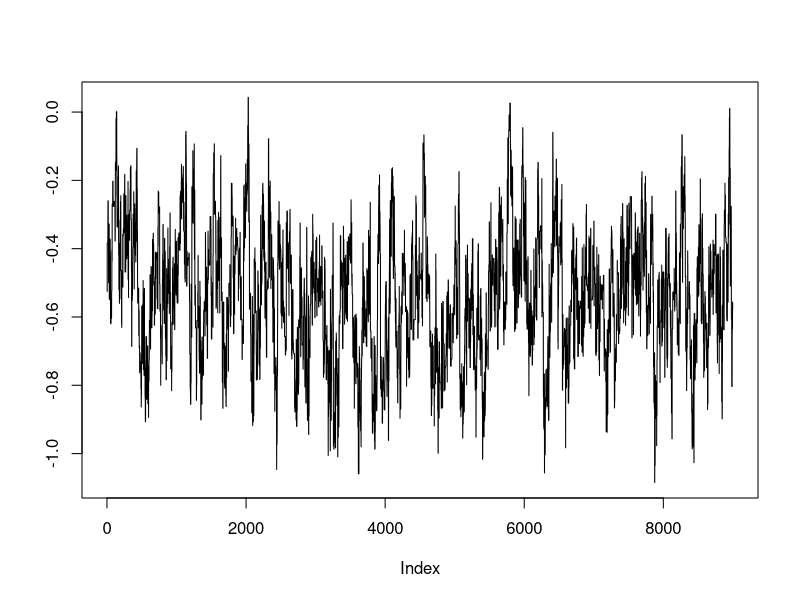

The R script that drew this image: (Note: this script raises an error after producing the figure.)
## ---- chunk 1
"N" <- 21
"r" <- c(10, 23, 23, 26, 17, 5, 53, 55, 32, 46, 10, 8, 10, 8, 23, 0, 3, 22, 15, 32, 3)
"n" <- c(39, 62, 81, 51, 39, 6, 74, 72, 51, 79, 13, 16, 30, 28, 45,  4, 12, 41, 30, 51, 7)
"x1" <- c(0, 0, 0, 0, 0, 0, 0, 0, 0, 0, 0, 1, 1, 1, 1, 1, 1, 1, 1, 1, 1)
"x2" <- c(0, 0, 0, 0, 0, 1, 1, 1, 1, 1, 1, 0, 0, 0, 0, 0, 1, 1, 1, 1, 1)
## ---- chunk 2
init_alpha0 <- 0
init_alpha1 <- 0
init_alpha2 <- 0
init_alpha12 <- 0
init_sigma <- 1/10
init_b <- c(0, 0, 0, 0, 0, 0, 0, 0, 0, 0, 0, 0, 0, 0, 0, 0, 0, 0, 0, 0, 0)
## ---- chunk 3
library(boot)
library(coda)
## ---- chunk 4
seeds <- function(nchain, init_alpha0, init_alpha1, init_alpha2, init_alpha12, init_sigma, init_b, prop_sd, x1, x2, N)
{
  
  alpha0 <- init_alpha0
  alpha1 <- init_alpha1
  alpha2 <- init_alpha2
  alpha12 <- init_alpha12
  sigma <- init_sigma
  b <- init_b
  
  p <- plogis(alpha0 + alpha1 * x1 + alpha2 * x2 + alpha12 * x1 * x2 + b)
  
  chain <- matrix(NA, nchain + 1, 5)
  chain_b <- matrix(NA, nchain + 1, N)
  
  chain[1,1] <- init_alpha0
  chain[1,2] <- init_alpha1
  chain[1,3] <- init_alpha2
  chain[1,4] <- init_alpha12
  chain[1,5] <- init_sigma
  chain_b[1,] <- init_b
  
  acc_rates <- rep(0,4)
  
  for (i in 1:nchain)
  {
    # Mise à jour de alpha0
    prop <- rnorm(1, alpha0, prop_sd[1])
    prop_p <- plogis(prop + alpha1 * x1 + alpha2 * x2 + alpha12 * x1 * x2 + b)
    
    top <- - ((prop^2) / (2 * 1e6)) + sum(r * log(prop_p)) + sum((n-r) * log(1 - prop_p))
    bottom <- - ((alpha0^2) / (2 * 1e6)) + sum(r * log(p)) + sum((n-r) * log(1 - p))
    
    acc_prob <- exp(top - bottom)
    
    if (runif(1) < acc_prob){
      alpha0 <- prop
      p <- prop_p
      acc_rates[1] <- acc_rates[1]+1
    }
    
    # Mise à jour de alpha1
    prop <- rnorm(1, alpha1, prop_sd[2])
    prop_p <- plogis(alpha0 + prop * x1 + alpha2 * x2 + alpha12 * x1 * x2 + b)
    
    top <- - ((prop^2) / (2 * 1e6)) + sum(r * log(prop_p)) + sum((n-r) * log(1 - prop_p))
    bottom <- - ((alpha1^2) / (2 * 1e6)) + sum(r * log(p)) + sum((n-r) * log(1 - p))
    
    acc_prob <- exp(top - bottom)
    
    if (runif(1) < acc_prob){
      alpha1 <- prop
      p <- prop_p
      acc_rates[2] <- acc_rates[2]+1
    }
    
    # Mise à jour de alpha2
    prop <- rnorm(1, alpha2, prop_sd[3])
    prop_p <- plogis(alpha0 + alpha1 * x1 + prop * x2 + alpha12 * x1 * x2 + b)
    
    top <- - ((prop^2) / (2 * 1e6)) + sum(r * log(prop_p)) + sum((n-r) * log(1 - prop_p))
    bottom <- - ((alpha2^2) / (2 * 1e6)) + sum(r * log(p)) + sum((n-r) * log(1 - p))
    
    acc_prob <- exp(top - bottom)
    
    if (runif(1) < acc_prob){
      alpha2 <- prop
      p <- prop_p
      acc_rates[3] <- acc_rates[3]+1
    }
    
    # Mise à jour de alpha12
    prop <- rnorm(1, alpha12, prop_sd[4])
    prop_p <- plogis(alpha0 + alpha1 * x1 + alpha2 * x2 + prop * x1 * x2 + b)
    
    top <- - ((prop^2) / (2 * 1e6)) + sum(r * log(prop_p)) + sum((n-r) * log(1 - prop_p))
    bottom <- - ((alpha12^2) / (2 * 1e6)) + sum(r * log(p)) + sum((n-r) * log(1 - p))
    
    acc_prob <- exp(top - bottom)

    if (runif(1) < acc_prob){
      alpha12 <- prop
      p <- prop_p
      acc_rates[4] <- acc_rates[4]+1
    }
    
    # Mise à jour de sigma
    sigma <- 1 / rgamma(1, shape = 10e-3 + N / 2, scale = 1e-3 + 0.5 * sum(b^2)) #change parameters
    
    # Mise à jour de b
    for (j in 1:N)
    {
      prop <- rnorm(1, b[j], prop_sd[5])
      prop_p_j <- plogis(alpha0 + alpha1 * x1[j] + alpha2 * x2[j] + alpha12 * x1[j] * x2[j] + prop)
      
      top <- - (prop^2 / (2 * sigma)) + r[j] * log(prop_p_j) + (n[j] - r[j]) * log(1 - prop_p_j)
      bottom <- - (b[j]^2 / (2 * sigma)) + r[j] * log(p[j]) + (n[j] - r[j]) * log(1 - p[j])
      
      acc_prob <- exp(top - bottom)
      
      if (runif(1) < acc_prob){
        b[j] <- prop
        p[j] <- prop_p_j
      }
    }
    #Mise à jour de la chaine
    chain[i+1,] <- c(alpha0, alpha1, alpha2, alpha12, sigma)
    chain_b[i+1,] <- b
  }
  my_list <- list("chain" = chain, "b_chain" = chain_b, "acc_rates" = acc_rates)
  return(my_list)
}
## ---- chunk 5
l <- seeds(1e4, init_alpha0, init_alpha1, init_alpha2, init_alpha12, init_sigma, init_b, prop_sd = c(0.25, 0.65, 0.2, 0.3, 0.3), x1, x2, N)
## ---- chunk 6
burnin <- 1:1000 # On enlève les 1000 premières itérations (burn-in period)
plot(l$chain[-c(burnin),][,1], type = "l", main = "",ylab=text)
plot(density(l$chain[-c(burnin),][,1]), type = "l", main = "densité de alpha0")
    
## ---- chunk 7
sprintf("Le taux d'acceptation de alpha0 : %s", l$acc_rates[1]/100)
sprintf("La moyenne empirique de alpha0 : %s", mean(l$chain[,1]))
sprintf("L'écart-type empirique de alpha0 : %s", sd(l$chain[,1]))
## ---- chunk 8
plot(l$chain[-c(burnin),][,2], type = "l", main = "",ylab=text)
plot(density(l$chain[-c(burnin),][,2]), type = "l", main = "densité de alpha1")
## ---- chunk 9
sprintf("Le taux d'acceptation de alpha1 : %s", l$acc_rates[2]/100)
sprintf("La moyenne empirique de alpha1 : %s", mean(l$chain[,2]))
sprintf("L'écart-type empirique de alpha1 : %s", sd(l$chain[,2]))
## ---- chunk 10
plot(l$chain[-c(burnin),][,3], type = "l", main = "",ylab=text)
plot(density(l$chain[-c(burnin),][,3]), type = "l", main = "densité de alpha2")
## ---- chunk 11
sprintf("Le taux d'acceptation de alpha2 : %s", l$acc_rates[3]/100)
sprintf("La moyenne empirique de alpha2 : %s", mean(l$chain[,3]))
sprintf("L'écart-type empirique de alpha2 : %s", sd(l$chain[,3]))
## ---- chunk 12
plot(l$chain[-c(burnin),][,4], type = "l", main = "",ylab=text)
plot(density(l$chain[-c(burnin),][,4]), type = "l", main = "densité de alpha12")
## ---- chunk 13
sprintf("Le taux d'acceptation de alpha12 : %s", l$acc_rates[4]/100)
sprintf("La moyenne empirique de alpha12 : %s", mean(l$chain[,4]))
sprintf("L'écart-type empirique de alpha12 : %s", sd(l$chain[,4]))
## ---- chunk 14
plot(l$chain[-c(burnin),][,5], type = "l", main = "",ylab=text)
plot(density(l$chain[-c(burnin),][,5]), type = "l", main = "densité de sigma")
## ---- chunk 15
sprintf("La moyenne empirique de sigma : %s", mean(l$chain[,5]))
sprintf("L'écart-type empirique de sigma : %s", sd(l$chain[,5]))
## ---- chunk 16
plot(mcmc(l$b_chain[-burnin,][,20]))
## ---- chunk 17
text=c("alpha0", "alpha1", "alpha2", "alpha12", "sigma")
par(mfrow = c(5, 2), mar = c(4, 5, 0.5, 0.5))
for (j in 1:5){
  plot(l$chain[-c(burnin, 2890),][,j], type = "l", main = "",ylab=text[j])
  plot(density(l$chain[-c(burnin, 2890),][,j]), type = "l", main = "")
}
